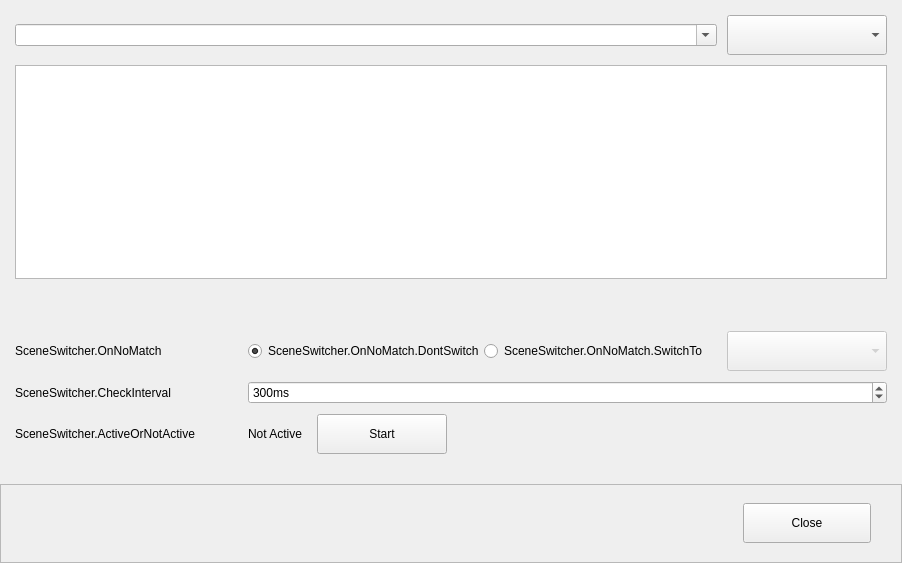
<?xml version="1.0" encoding="UTF-8"?>
<ui version="4.0">
 <class>SceneSwitcher</class>
 <widget class="QWidget" name="SceneSwitcher">
  <property name="geometry">
   <rect>
    <x>0</x>
    <y>0</y>
    <width>891</width>
    <height>563</height>
   </rect>
  </property>
  <property name="windowTitle">
   <string>SceneSwitcher</string>
  </property>
  <layout class="QVBoxLayout" name="verticalLayout_3">
   <property name="spacing">
    <number>0</number>
   </property>
   <property name="leftMargin">
    <number>0</number>
   </property>
   <property name="topMargin">
    <number>0</number>
   </property>
   <property name="rightMargin">
    <number>0</number>
   </property>
   <property name="bottomMargin">
    <number>0</number>
   </property>
   <item>
    <layout class="QVBoxLayout" name="verticalLayout" stretch="0,1,0,0">
     <property name="spacing">
      <number>10</number>
     </property>
     <property name="leftMargin">
      <number>15</number>
     </property>
     <property name="topMargin">
      <number>15</number>
     </property>
     <property name="rightMargin">
      <number>15</number>
     </property>
     <item>
      <layout class="QHBoxLayout" name="horizontalLayout">
       <property name="spacing">
        <number>10</number>
       </property>
       <item>
        <widget class="PLSComboBox" name="windows">
         <property name="editable">
          <bool>true</bool>
         </property>
         <property name="maxVisibleItems">
          <number>20</number>
         </property>
        </widget>
       </item>
       <item>
        <widget class="PLSComboBox" name="scenes">
         <property name="sizePolicy">
          <sizepolicy hsizetype="Maximum" vsizetype="Fixed">
           <horstretch>0</horstretch>
           <verstretch>0</verstretch>
          </sizepolicy>
         </property>
         <property name="minimumSize">
          <size>
           <width>160</width>
           <height>40</height>
          </size>
         </property>
        </widget>
       </item>
      </layout>
     </item>
     <item>
      <widget class="QListWidget" name="switches">
       <property name="sizePolicy">
        <sizepolicy hsizetype="Expanding" vsizetype="Preferred">
         <horstretch>0</horstretch>
         <verstretch>0</verstretch>
        </sizepolicy>
       </property>
       <property name="sortingEnabled">
        <bool>true</bool>
       </property>
      </widget>
     </item>
     <item>
      <layout class="QHBoxLayout" name="horizontalLayout_2">
       <property name="spacing">
        <number>10</number>
       </property>
       <property name="topMargin">
        <number>5</number>
       </property>
       <property name="bottomMargin">
        <number>5</number>
       </property>
       <item>
        <spacer name="horizontalSpacer_4">
         <property name="orientation">
          <enum>Qt::Horizontal</enum>
         </property>
         <property name="sizeType">
          <enum>QSizePolicy::Fixed</enum>
         </property>
         <property name="sizeHint" stdset="0">
          <size>
           <width>10</width>
           <height>20</height>
          </size>
         </property>
        </spacer>
       </item>
       <item>
        <widget class="QPushButton" name="add">
         <property name="minimumSize">
          <size>
           <width>22</width>
           <height>22</height>
          </size>
         </property>
         <property name="maximumSize">
          <size>
           <width>22</width>
           <height>22</height>
          </size>
         </property>
         <property name="flat">
          <bool>true</bool>
         </property>
         <property name="useFor" stdset="0">
          <string notr="true">QToolButton</string>
         </property>
        </widget>
       </item>
       <item>
        <widget class="QPushButton" name="remove">
         <property name="minimumSize">
          <size>
           <width>22</width>
           <height>22</height>
          </size>
         </property>
         <property name="maximumSize">
          <size>
           <width>22</width>
           <height>22</height>
          </size>
         </property>
         <property name="flat">
          <bool>true</bool>
         </property>
         <property name="useFor" stdset="0">
          <string notr="true">QToolButton</string>
         </property>
        </widget>
       </item>
       <item>
        <spacer name="horizontalSpacer">
         <property name="orientation">
          <enum>Qt::Horizontal</enum>
         </property>
         <property name="sizeHint" stdset="0">
          <size>
           <width>40</width>
           <height>20</height>
          </size>
         </property>
        </spacer>
       </item>
      </layout>
     </item>
     <item>
      <layout class="QFormLayout" name="formLayout">
       <property name="fieldGrowthPolicy">
        <enum>QFormLayout::ExpandingFieldsGrow</enum>
       </property>
       <property name="labelAlignment">
        <set>Qt::AlignLeading|Qt::AlignLeft|Qt::AlignTop</set>
       </property>
       <property name="horizontalSpacing">
        <number>20</number>
       </property>
       <property name="verticalSpacing">
        <number>10</number>
       </property>
       <property name="bottomMargin">
        <number>30</number>
       </property>
       <item row="0" column="0">
        <widget class="QLabel" name="label">
         <property name="sizePolicy">
          <sizepolicy hsizetype="Expanding" vsizetype="Expanding">
           <horstretch>0</horstretch>
           <verstretch>0</verstretch>
          </sizepolicy>
         </property>
         <property name="minimumSize">
          <size>
           <width>213</width>
           <height>0</height>
          </size>
         </property>
         <property name="maximumSize">
          <size>
           <width>213</width>
           <height>16777215</height>
          </size>
         </property>
         <property name="text">
          <string>SceneSwitcher.OnNoMatch</string>
         </property>
         <property name="alignment">
          <set>Qt::AlignLeading|Qt::AlignLeft|Qt::AlignVCenter</set>
         </property>
         <property name="useFor" stdset="0">
          <string notr="true">FormLabelRole</string>
         </property>
        </widget>
       </item>
       <item row="0" column="1">
        <layout class="QHBoxLayout" name="horizontalLayout_6">
         <property name="spacing">
          <number>0</number>
         </property>
         <property name="leftMargin">
          <number>0</number>
         </property>
         <property name="topMargin">
          <number>0</number>
         </property>
         <property name="rightMargin">
          <number>0</number>
         </property>
         <property name="bottomMargin">
          <number>0</number>
         </property>
         <item>
          <widget class="QRadioButton" name="noMatchDontSwitch">
           <property name="text">
            <string>SceneSwitcher.OnNoMatch.DontSwitch</string>
           </property>
           <property name="checked">
            <bool>true</bool>
           </property>
          </widget>
         </item>
         <item>
          <spacer name="horizontalSpacer_2">
           <property name="orientation">
            <enum>Qt::Horizontal</enum>
           </property>
           <property name="sizeHint" stdset="0">
            <size>
             <width>40</width>
             <height>20</height>
            </size>
           </property>
          </spacer>
         </item>
         <item>
          <layout class="QHBoxLayout" name="horizontalLayout_3">
           <property name="spacing">
            <number>20</number>
           </property>
           <property name="leftMargin">
            <number>0</number>
           </property>
           <property name="topMargin">
            <number>0</number>
           </property>
           <property name="rightMargin">
            <number>0</number>
           </property>
           <property name="bottomMargin">
            <number>0</number>
           </property>
           <item>
            <widget class="QRadioButton" name="noMatchSwitch">
             <property name="text">
              <string>SceneSwitcher.OnNoMatch.SwitchTo</string>
             </property>
            </widget>
           </item>
           <item>
            <widget class="PLSComboBox" name="noMatchSwitchScene">
             <property name="enabled">
              <bool>false</bool>
             </property>
             <property name="minimumSize">
              <size>
               <width>160</width>
               <height>40</height>
              </size>
             </property>
            </widget>
           </item>
          </layout>
         </item>
        </layout>
       </item>
       <item row="1" column="0">
        <widget class="QLabel" name="label_2">
         <property name="sizePolicy">
          <sizepolicy hsizetype="Expanding" vsizetype="Expanding">
           <horstretch>0</horstretch>
           <verstretch>0</verstretch>
          </sizepolicy>
         </property>
         <property name="minimumSize">
          <size>
           <width>213</width>
           <height>0</height>
          </size>
         </property>
         <property name="maximumSize">
          <size>
           <width>213</width>
           <height>16777215</height>
          </size>
         </property>
         <property name="text">
          <string>SceneSwitcher.CheckInterval</string>
         </property>
         <property name="buddy">
          <cstring>checkInterval</cstring>
         </property>
         <property name="useFor" stdset="0">
          <string notr="true">FormLabelRole</string>
         </property>
        </widget>
       </item>
       <item row="1" column="1">
        <widget class="PLSSpinBox" name="checkInterval">
         <property name="sizePolicy">
          <sizepolicy hsizetype="Expanding" vsizetype="Fixed">
           <horstretch>0</horstretch>
           <verstretch>0</verstretch>
          </sizepolicy>
         </property>
         <property name="minimumSize">
          <size>
           <width>100</width>
           <height>0</height>
          </size>
         </property>
         <property name="suffix">
          <string notr="true">ms</string>
         </property>
         <property name="minimum">
          <number>50</number>
         </property>
         <property name="maximum">
          <number>20000</number>
         </property>
         <property name="value">
          <number>300</number>
         </property>
        </widget>
       </item>
       <item row="2" column="0">
        <widget class="QLabel" name="label_4">
         <property name="sizePolicy">
          <sizepolicy hsizetype="Expanding" vsizetype="Expanding">
           <horstretch>0</horstretch>
           <verstretch>0</verstretch>
          </sizepolicy>
         </property>
         <property name="minimumSize">
          <size>
           <width>213</width>
           <height>0</height>
          </size>
         </property>
         <property name="maximumSize">
          <size>
           <width>213</width>
           <height>16777215</height>
          </size>
         </property>
         <property name="text">
          <string>SceneSwitcher.ActiveOrNotActive</string>
         </property>
         <property name="useFor" stdset="0">
          <string notr="true">FormLabelRole</string>
         </property>
        </widget>
       </item>
       <item row="2" column="1">
        <layout class="QHBoxLayout" name="horizontalLayout_8">
         <property name="spacing">
          <number>15</number>
         </property>
         <item>
          <widget class="QLabel" name="pluginRunningText">
           <property name="text">
            <string notr="true">Not Active</string>
           </property>
          </widget>
         </item>
         <item>
          <widget class="QPushButton" name="toggleStartButton">
           <property name="minimumSize">
            <size>
             <width>130</width>
             <height>40</height>
            </size>
           </property>
           <property name="maximumSize">
            <size>
             <width>130</width>
             <height>40</height>
            </size>
           </property>
           <property name="text">
            <string>Start</string>
           </property>
          </widget>
         </item>
        </layout>
       </item>
      </layout>
     </item>
    </layout>
   </item>
   <item>
    <widget class="QFrame" name="bottomButtonArea">
     <property name="minimumSize">
      <size>
       <width>0</width>
       <height>79</height>
      </size>
     </property>
     <property name="frameShape">
      <enum>QFrame::StyledPanel</enum>
     </property>
     <property name="frameShadow">
      <enum>QFrame::Raised</enum>
     </property>
     <property name="borders" stdset="0">
      <string notr="true">top-only</string>
     </property>
     <layout class="QHBoxLayout" name="horizontalLayout_5">
      <property name="spacing">
       <number>0</number>
      </property>
      <property name="leftMargin">
       <number>0</number>
      </property>
      <property name="topMargin">
       <number>0</number>
      </property>
      <property name="rightMargin">
       <number>30</number>
      </property>
      <property name="bottomMargin">
       <number>0</number>
      </property>
      <item>
       <spacer name="horizontalSpacer_3">
        <property name="orientation">
         <enum>Qt::Horizontal</enum>
        </property>
        <property name="sizeHint" stdset="0">
         <size>
          <width>40</width>
          <height>20</height>
         </size>
        </property>
       </spacer>
      </item>
      <item>
       <widget class="QPushButton" name="close">
        <property name="minimumSize">
         <size>
          <width>128</width>
          <height>40</height>
         </size>
        </property>
        <property name="text">
         <string>Close</string>
        </property>
        <property name="useFor" stdset="0">
         <string notr="true">Close</string>
        </property>
       </widget>
      </item>
     </layout>
    </widget>
   </item>
  </layout>
 </widget>
 <customwidgets>
  <customwidget>
   <class>PLSSpinBox</class>
   <extends>QSpinBox</extends>
   <header>../../spinbox.hpp</header>
  </customwidget>
  <customwidget>
   <class>PLSComboBox</class>
   <extends>QComboBox</extends>
   <header>combobox.hpp</header>
  </customwidget>
 </customwidgets>
 <resources/>
 <connections>
  <connection>
   <sender>noMatchSwitch</sender>
   <signal>toggled(bool)</signal>
   <receiver>noMatchSwitchScene</receiver>
   <slot>setEnabled(bool)</slot>
   <hints>
    <hint type="sourcelabel">
     <x>286</x>
     <y>347</y>
    </hint>
    <hint type="destinationlabel">
     <x>483</x>
     <y>352</y>
    </hint>
   </hints>
  </connection>
 </connections>
</ui>
